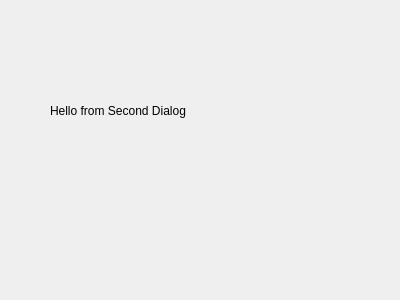
<?xml version="1.0" encoding="UTF-8"?>
<ui version="4.0">
 <class>SecDialog</class>
 <widget class="QDialog" name="SecDialog">
  <property name="geometry">
   <rect>
    <x>0</x>
    <y>0</y>
    <width>400</width>
    <height>300</height>
   </rect>
  </property>
  <property name="windowTitle">
   <string>Dialog</string>
  </property>
  <widget class="QLabel" name="label">
   <property name="geometry">
    <rect>
     <x>50</x>
     <y>70</y>
     <width>231</width>
     <height>81</height>
    </rect>
   </property>
   <property name="text">
    <string>Hello from Second Dialog</string>
   </property>
  </widget>
 </widget>
 <resources/>
 <connections/>
</ui>
